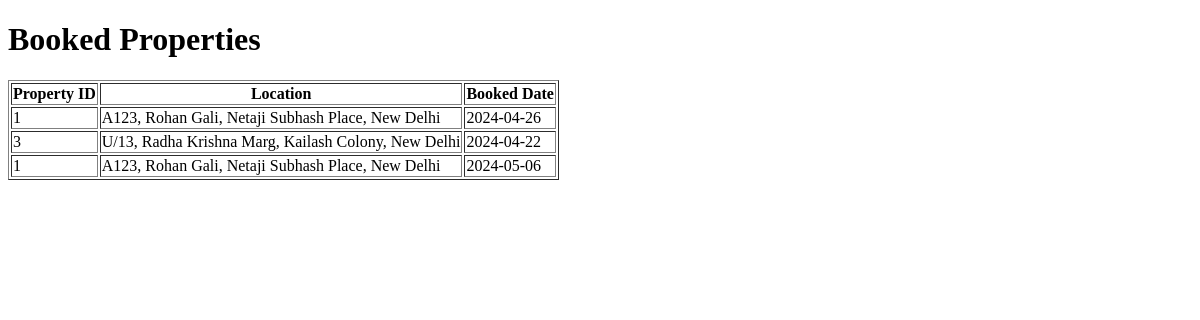
Before: /booked_properties with the older database file.
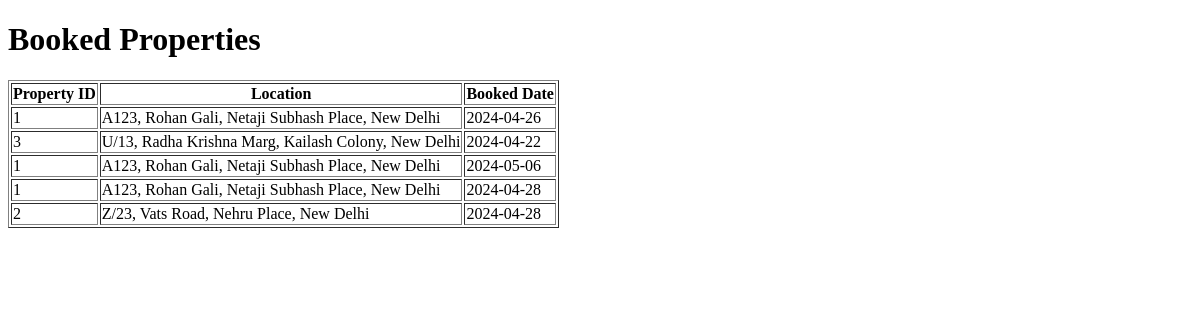
After: the same page with the newer database file.
### app.py (models this page shows)
class PropertyBooked(db.Model):
    id = db.Column(db.Integer, primary_key=True)
    pid = db.Column(db.Integer, db.ForeignKey('property.id'), nullable=False)
    cid = db.Column(db.String(6), db.ForeignKey('client.id'), nullable=False)
    booked_date = db.Column(db.Date, nullable=False)

class Property(db.Model):
    id = db.Column(db.Integer, primary_key=True)
    owner_name = db.Column(db.String(100), db.ForeignKey('owner.owner_name'), nullable=False)
    address = db.Column(db.String(200), nullable=False)
    property_name = db.Column(db.String(100), nullable=False)
    property_description = db.Column(db.Text, nullable=False)
    property_size = db.Column(db.String(20), nullable=False)
    property_type = db.Column(db.String(50), nullable=False)
    price = db.Column(db.Float, nullable=False)
    image1 = db.Column(db.String(200))
    image2 = db.Column(db.String(200))
    image3 = db.Column(db.String(200))
    image4 = db.Column(db.String(200))
    image5 = db.Column(db.String(200))
    image6 = db.Column(db.String(200))

### app.py (the view)
@app.route('/booked_properties')
def get_booked_properties():
    booked_properties = db.session.query(PropertyBooked, Property).join(Property).all()
    no_properties_booked = not bool(booked_properties)
    return render_template('booked_properties.html', booked_properties=booked_properties , no_properties_booked=no_properties_booked)

### templates/booked_properties.html (shortened to what this page needs)
<!DOCTYPE html>
<html lang="en">
<head>
</head>
<body>
    <h1>Booked Properties</h1>
    {% if no_properties_booked %}
        <p>No properties have been booked till now.</p>
    {% else %}
        <table border="1">
            <tr>
                <th>Property ID</th>
                <th>Location</th>
                <th>Booked Date</th>
            </tr>
            {% for booked_property, property in booked_properties %}
            <tr>
                <td>{{ property.id }}</td>
                <td>{{ property.address }}</td>
                <td>{{ booked_property.booked_date }}</td>
            </tr>
            {% endfor %}
        </table>
    {% endif %}
</body>
</html>

Changed rows visible on the page:
added PropertyBooked: id "1", address "A123, Rohan Gali, Netaji Subhash Place, New Delhi", booked_date "2024-04-28"
added PropertyBooked: id "2", address "Z/23, Vats Road, Nehru Place, New Delhi", booked_date "2024-04-28"
